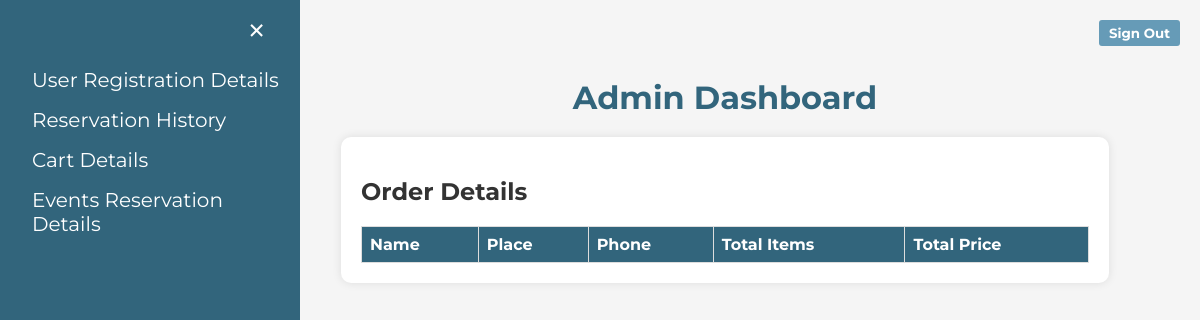
Before: /admin_dashboard/cart with the older database file.
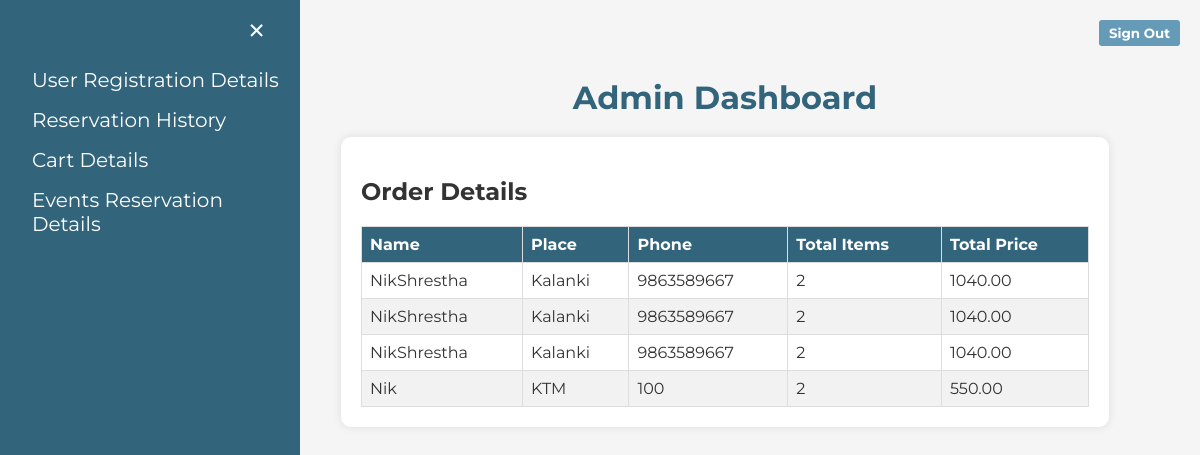
After: the same page with the newer database file.
### OneByteFood/models.py (models this page shows)
class Order(models.Model):
    name = models.CharField(max_length=100)
    place = models.CharField(max_length=100)
    phone = models.CharField(max_length=100)
    total_items = models.IntegerField()
    total_price = models.DecimalField(max_digits=10, decimal_places=2)

### OneByteFood/views.py (the view)
# urls.py: path('admin_dashboard/cart', onebytefood_views.cart_details, name='cart_details'),
def cart_details(request):
    orders = Order.objects.all()
    return render(request, 'authentication/cart_details.html', {'orders': orders})

### templates/authentication/cart_details.html (shortened to what this page needs)
<!DOCTYPE html>
<html lang="en">
<head>
</head>
<body>
    <div id="mySidenav" class="sidenav">
        <a href="javascript:void(0)" class="closebtn" onclick="closeNav()">&times;</a>
        <a href="http://127.0.0.1:8000/admin_dashboard/user_details/">User Registration Details</a>
        <a href="http://127.0.0.1:8000/admin_dashboard/reservation_history/">Reservation History</a>
        <a href="http://127.0.0.1:8000/admin_dashboard/cart">Cart Details</a>
        <a href="http://127.0.0.1:8000/admin_dashboard/unicorn_reservation_data">Events Reservation Details</a>
    </div>
    <span style="font-size:30px;cursor:pointer" onclick="openNav()">&#9776; Open</span>
    <div id="main">
        <h1 class="Heading">Admin Dashboard</h1>
        <div class="container">
            <h2>Order Details</h2>
            <table>
                <thead>
                    <tr>
                        <th>Name</th>
                        <th>Place</th>
                        <th>Phone</th>
                        <th>Total Items</th>
                        <th>Total Price</th>
                    </tr>
                </thead>
                <tbody>
                    {% for order in orders %}
                    <tr>
                        <td>{{ order.name }}</td>
                        <td>{{ order.place }}</td>
                        <td>{{ order.phone }}</td>
                        <td>{{ order.total_items }}</td>
                        <td>{{ order.total_price }}</td>
                    </tr>
                    {% endfor %}
                </tbody>
            </table>
        </div>
    </div>
    <form action="/signin" method="post">
        <button class="signout-btn" type="submit">Sign Out</button>
    </form>
</body>
</html>

### templates/authentication/cart_details.html (style rules this page uses)
body { font-family: Montserrat, sans-serif; margin: 0; padding: 0; box-sizing: border-box; background-color: #f5f5f5; color: #333; }
.Heading { text-align: center; font-size: 32px; color: #32657C; }
.container { width: 80%; margin: 0 auto; padding: 20px; background-color: #fff; border-radius: 10px; box-shadow: 0 0 10px rgba(0, 0, 0, 0.1); }
h1 { margin-bottom: 20px; font-size: 24px; color: #669BB7; }
table { width: 100%; border-collapse: collapse; margin-top: 20px; }
th, td { border: 1px solid #ddd; padding: 8px; text-align: left; }
th { background-color: #32657C; color: #fff; }
tr:nth-child(even) { background-color: #f2f2f2; }
.edit-btn, .delete-btn, .signout-btn { padding: 5px 10px; border: none; cursor: pointer; border-radius: 3px; font-family: Montserrat, sans-serif; font-weight: bold; }
.signout-btn { background-color: #669BB7; color: #fff; position: fixed; top: 20px; right: 20px; }
.sidenav { height: 100%; width: 300px; position: fixed; z-index: 1; top: 0; left: 0; background-color: #32657C; overflow-x: hidden; padding-top: 60px; transition: 0.5s; }
.sidenav a { padding: 8px 8px 8px 32px; text-decoration: none; font-size: 20px; color: #ffffff; display: block; transition: 0.3s; }
.sidenav .closebtn { position: absolute; top: 0; right: 25px; font-size: 36px; margin-left: 50px; }
#main { transition: margin-left .5s; padding: 20px; margin-left: 250px; }

Changed rows visible on the page:
added Order: name "NikShrestha", place "Kalanki", phone "9863589667", total_items "2", total_price "1040.00"
added Order: name "NikShrestha", place "Kalanki", phone "9863589667", total_items "2", total_price "1040.00"
added Order: name "NikShrestha", place "Kalanki", phone "9863589667", total_items "2", total_price "1040.00"
added Order: name "Nik", place "KTM", phone "100", total_items "2", total_price "550.00"
